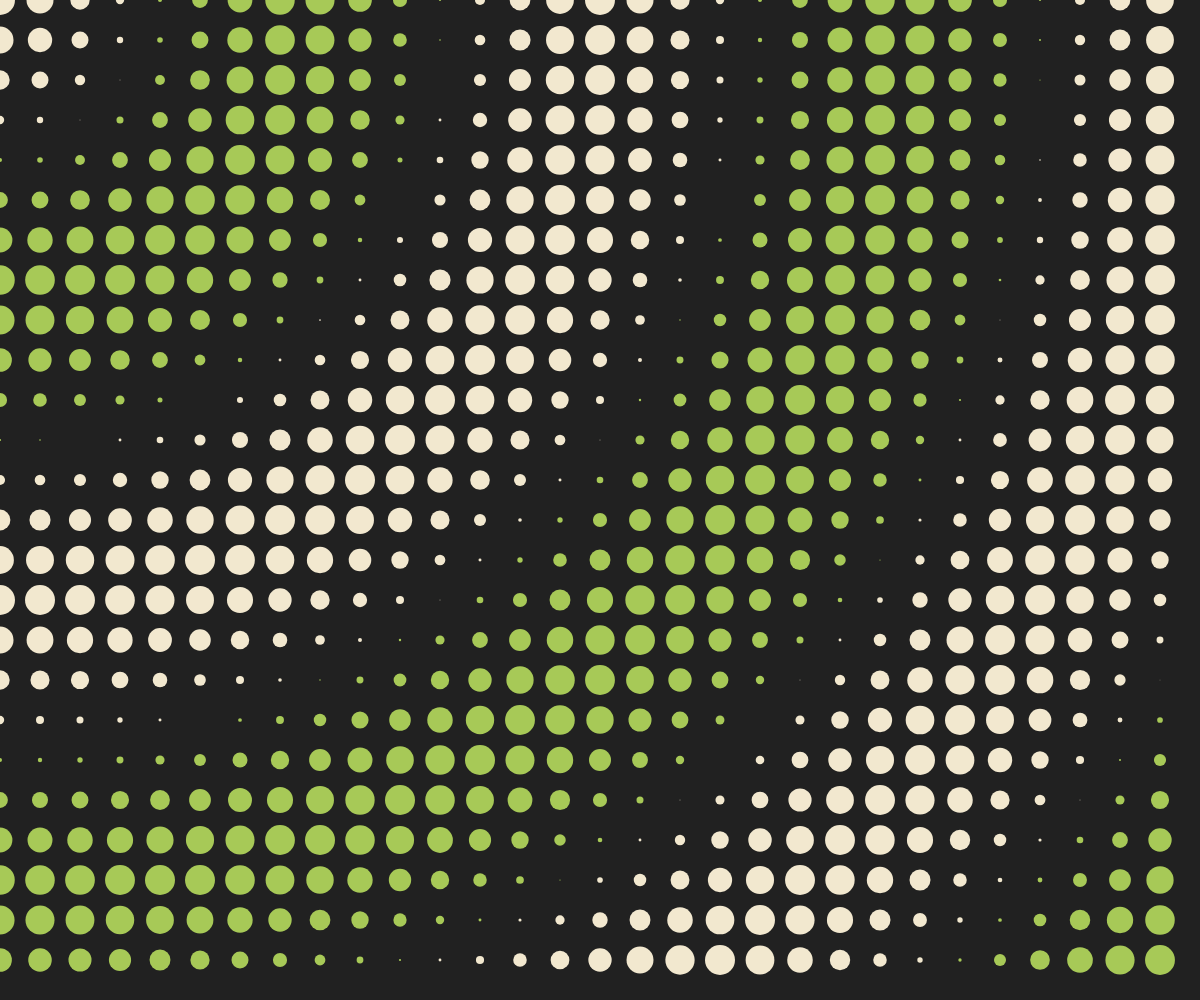
Frame 1 (no input)
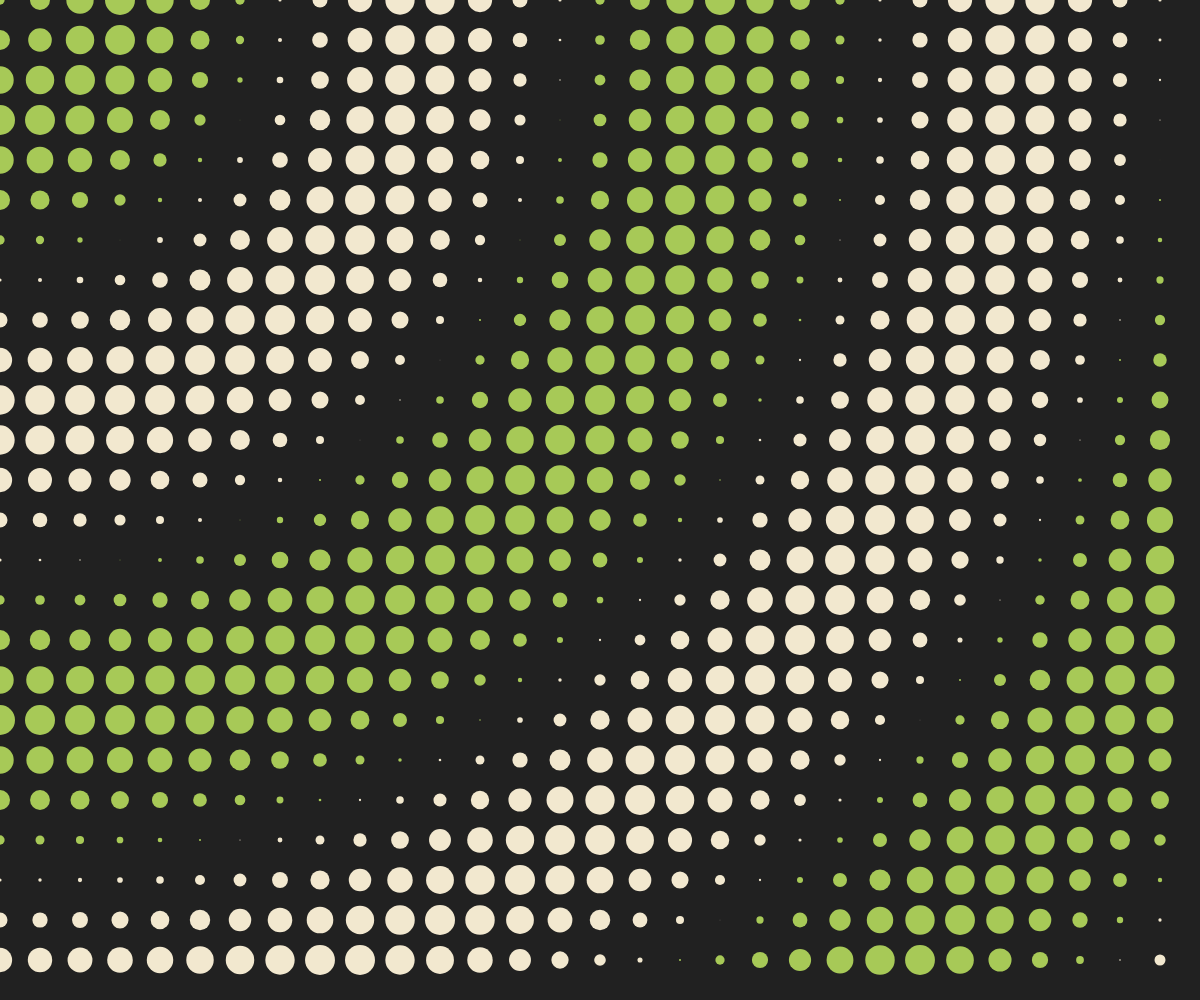
Frame 60 (no input)
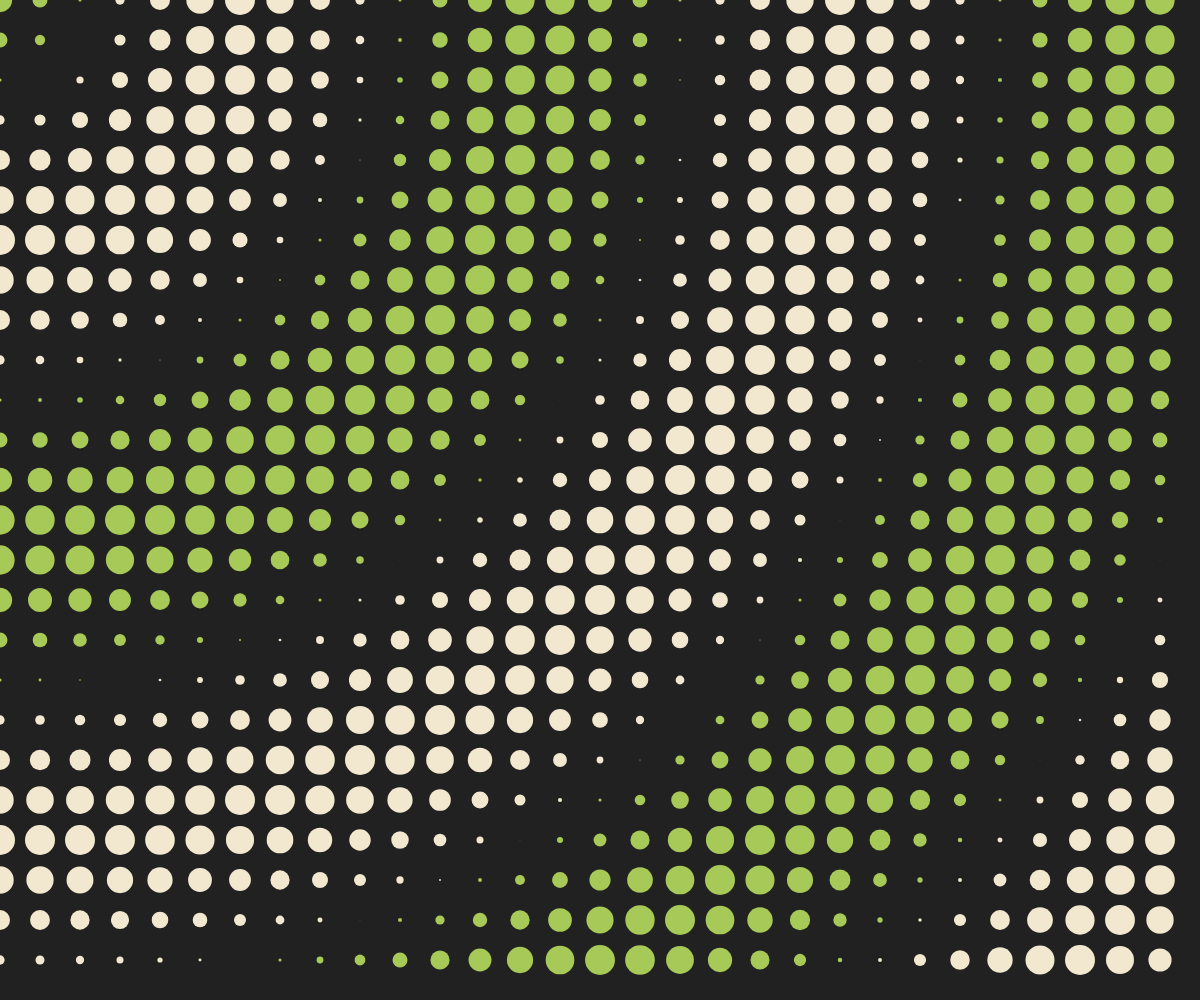
Frame 120 (the mouse pressed at the canvas centre since frame 60)

The p5.js sketch that drew these frames (run headless with seeded random() and noise() and a simulated clock; from frame 60 on, the mouse is pressed at the canvas centre):

// p5.js sketch
// ── sketch.js
//==========
// p5.js

const DEG_TO_RAD = Math.PI / 180;
const palette = ["#A7C957", "#F2E8CF", "#386641", "#6A994E", "#BC4749"];

let offX;

function setup(){
	createCanvas(windowWidth, windowHeight);
	angleMode(DEGREES);
	frameRate(32);

	noStroke();
	fill("#A7C957");

	offX = 0;
}

function draw(){
	background(33);

	offX += 3;
	//if(360 < offX) offX -= 360;

	let pad  = 40;
	let size = 30;
	let rows = height / pad;
	let cols = width / pad;
	for(let r=0; r<rows; r++){
		for(let c=0; c<cols; c++){
			let x = c * pad;
			let y = r * pad;
			let d = Math.sqrt(x*x+y*y);
			let radian = DEG_TO_RAD * ((offX+d)/width*720);
			let radius = Math.cos(radian) * size;
			if(radius < 0){
				fill("#A7C957");
			}else{
				fill("#F2E8CF");
			}
			circle(x, y, radius);
		}
	}
}
